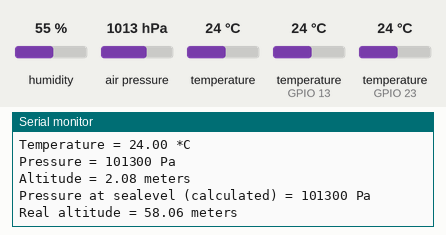
This sketch was run on a simulated ESP32. Parts: the last lines printed to the serial monitor. The inputs (shaded band) are chosen by the test bench; at power-on: humidity 55 %, air pressure 1013 hPa, temperature (sensors on GPIO 23, GPIO 13) 24 °C, temperature 24 °C.

Above: at 4.5 s.
4.6 s: humidity set to 22 %
At 8.1 s:
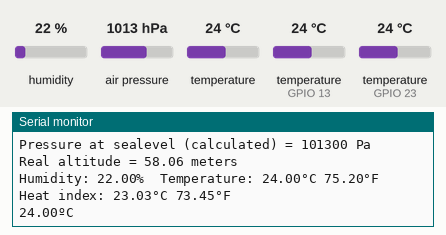
14.1 s: air pressure set to 952 hPa
16.1 s: temperature (sensor on GPIO 23) set to 12 °C
At 16.7 s:
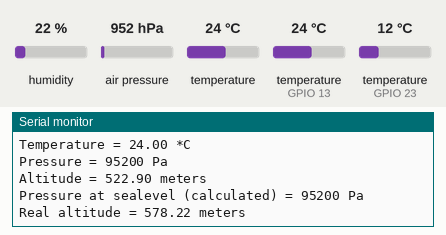
18.1 s: temperature (sensor 0) set to 12 °C
At 19.5 s:
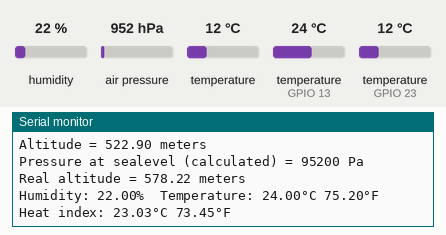
20.1 s: temperature (sensor on GPIO 13) set to 12 °C
At 20.6 s:
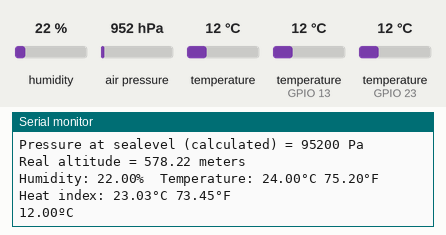
22.1 s: temperature (sensor on GPIO 23) set to 19 °C
At 23.9 s:
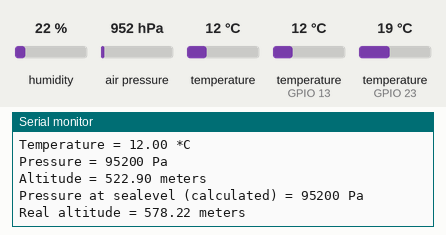

The sketch:

FYP_final.ino
```cpp
//.............PROJECT INFORMATION..............//
//..... FYP final code for Faizan Projects....///
//...... Institue of Electronics..............////
//.......University of Peshawar..............////
//.............................................//
//---------------------------------------------//
//---------------------IMPORTANT Header Files---------------------//
#include <Wire.h>
#include <Adafruit_BMP085.h>
#include <OneWire.h>
#include <DallasTemperature.h>
#include "DHT.h"
#include <WiFi.h>

//---------------------IMPORTANT Header Files---------------------//

//-----------------DS1820-------------------//
// GPIO where the DS18B20 is connected to
const int oneWireBus = 23;
// Setup a oneWire instance to communicate with any OneWire devices
OneWire oneWire(oneWireBus);

// Pass our oneWire reference to Dallas Temperature sensor
DallasTemperature sensors(&oneWire);


//---------------------BMP180---------------------//
Adafruit_BMP085 bmp;
//---------------------BMP180---------------------//

/////////////////////////////////////////////////////////
//--------------------DHT11-----------------------//

#define DHTPIN 13     // Digital pin connected to the DHT sensor
// Feather HUZZAH ESP8266 note: use pins 3, 4, 5, 12, 13 or 14 --
// Pin 15 can work but DHT must be disconnected during program upload.

// Uncomment whatever type you're using!
#define DHTTYPE DHT11   // DHT 11
DHT dht(DHTPIN, DHTTYPE);

//--------------------DHT11-----------------------//
///////////////////////////////////////////////////////
//--------------------Air Quality -----------------//
#define MQ135_THRESHOLD_1 1000 // Fresh Air threshold


void setup() {
  //--------------Serial Ports ----------------------//
    Serial.begin(115200);
    sensors.begin();
   //Serial.print(“********** ESP32 publishes DS18B20 data “);    //---------------------DS18B20---------------------//
  // Serial.print(“********** ESP32 publishes BMP180 data “);  //--------------------- BMP180---------------------//
  // Serial.print(“********** ESP32 publishes DHT11 data “);     //---------------------DHT11---------------------//
  // Serial.print(“********** ESP32 publishes MQ-135 data “);   //---------------------MQ-135---------------------//
  if (!bmp.begin())
  {
  Serial.println("Could not find a valid BMP085/BMP180 sensor, check wiring!");
  while (1) {  }
  }
}

void loop() {

//------------------DS18B20-------------------------------//
 // Serial.println(“********** ESP32 publishes DS18B20 data “);    //---------------------DS18B20---------------------//
  sensors.requestTemperatures();
  float temperatureC = sensors.getTempCByIndex(0);
  Serial.print(temperatureC);
  Serial.println("ºC");
  delay(3000);
//  Serial.println(“\n“);    //---------------------NEWLINE---------------------//
//------------------------------------------------------//
// Serial.println(“********** ESP32 publishes BMP180 data “);
// Serial.println(“\n“);
//------------------BMP180---------------------------//
  Serial.print("Temperature = ");
  Serial.print(bmp.readTemperature());
  Serial.println(" *C");

  Serial.print("Pressure = ");
  Serial.print(bmp.readPressure());
  Serial.println(" Pa");

  // Calculate altitude assuming 'standard' barometric
  // pressure of 1013.25 millibar = 101325 Pascal
  Serial.print("Altitude = ");
  Serial.print(bmp.readAltitude());
  Serial.println(" meters");

  Serial.print("Pressure at sealevel (calculated) = ");
  Serial.print(bmp.readSealevelPressure());
  Serial.println(" Pa");

  // you can get a more precise measurement of altitude
  // if you know the current sea level pressure which will
  // vary with weather and such. If it is 1015 millibars
  // that is equal to 101500 Pascals.
  Serial.print("Real altitude = ");
  Serial.print(bmp.readAltitude(102000));
  Serial.println(" meters");

  Serial.println();

  delay(500);

//  Serial.println(“\n“);    //---------------------NEWLINE---------------------//
// Serial.println(“********** ESP32 publishes DHT11 data “);
//------------------DHT11---------------------------//

// Wait a few seconds between measurements.
  delay(2000);

  // Reading temperature or humidity takes about 250 milliseconds!
  // Sensor readings may also be up to 2 seconds 'old' (its a very slow sensor)
  float h = dht.readHumidity();
  // Read temperature as Celsius (the default)
  float t = dht.readTemperature();
  // Read temperature as Fahrenheit (isFahrenheit = true)
  float f = dht.readTemperature(true);

  // Check if any reads failed and exit early (to try again).
  if (isnan(h) || isnan(t) || isnan(f)) {
    Serial.println(F("Failed to read from DHT sensor!"));
    return;
  }
  // Compute heat index in Fahrenheit (the default)
  float hif = dht.computeHeatIndex(f, h);
  // Compute heat index in Celsius (isFahreheit = false)
  float hic = dht.computeHeatIndex(t, h, false);

  Serial.print(F("Humidity: "));
  Serial.print(h);
  Serial.print(F("%  Temperature: "));
  Serial.print(t);
  Serial.print(F("°C "));
  Serial.print(f);
  Serial.print(F("°F  Heat index: "));
  Serial.print(hic);
  Serial.print(F("°C "));
  Serial.print(hif);
  Serial.println(F("°F"));
}
//---------------AIR Quality-------------------//


//////////////////////////////////////////////////////////////
```

Measured:
- after the input at 4.6 s, the serial monitor: prints a new line after 1.7 s (image 1)
